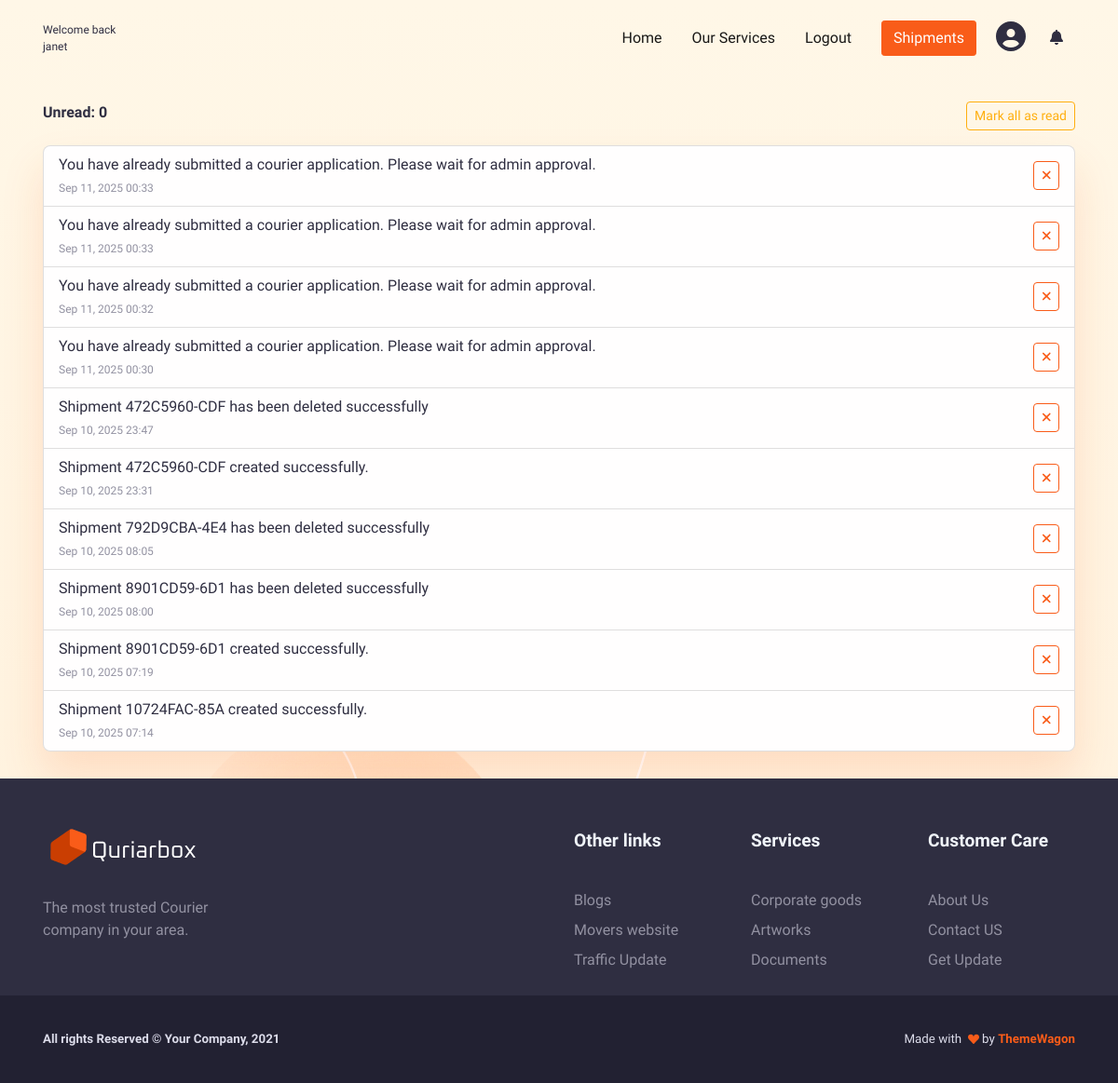
The app's page /notifications/ (signed in), older data.
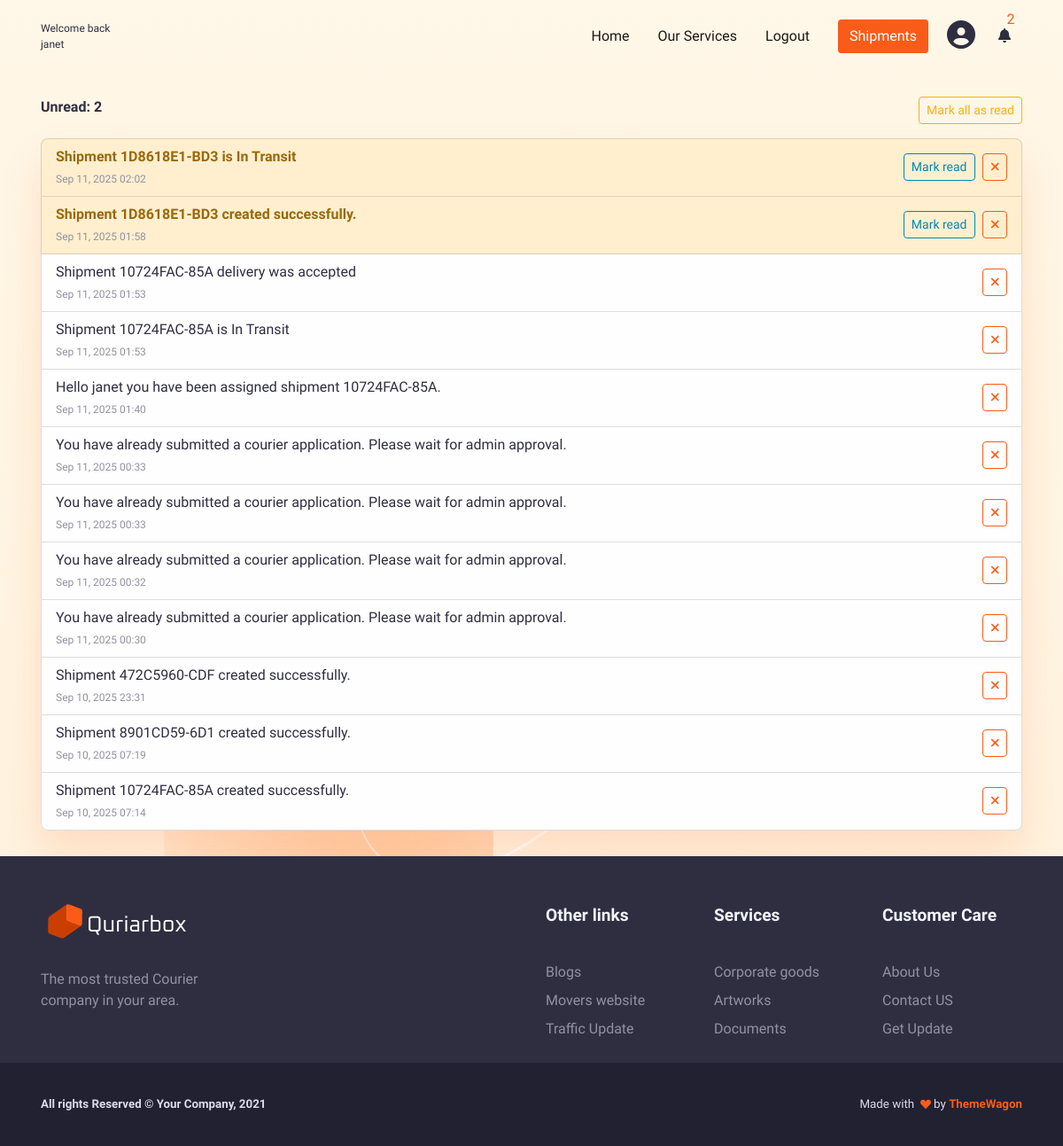
The same page, newer data.
### notifications/models.py (models this page shows, shortened)
class Notification(models.Model):
    recipient = models.ForeignKey(User,on_delete=models.CASCADE,related_name="notifications")
    message = models.TextField()
    link = models.URLField(blank=True, null=True)
    is_read = models.BooleanField(default=False)
    created_at = models.DateTimeField(auto_now_add=True)
    class Meta:
        ordering = ["-created_at"]

### notifications/views.py (the view)
# urls.py: path("", NotificationListView.as_view(), name="list"),
class NotificationListView(LoginRequiredMixin, ListView):
    login_url= "users:login"
    model = Notification
    template_name = "notifications/list.html"
    context_object_name = "notifications"
    paginate_by = 25
    def get_queryset(self):
        qs = Notification.objects.filter(recipient=self.request.user).order_by("-created_at")
        return qs
    def get_context_data(self, **kwargs):
        context = super().get_context_data(**kwargs)
        context["unread_count"] = Notification.objects.filter(recipient=self.request.user, is_read=False).count()
        return context

### notifications/context_processor.py (called while the page is built)
def notifications_count(request):
    if not request.user.is_authenticated:
        return {}
    unread_count = Notification.objects.filter(recipient=request.user,is_read=False).count()
    recent = Notification.objects.filter(recipient=request.user)[:6]
    return {
        "unread_notification_count": unread_count,
        "recent_notifications": recent}

### notifications/templates/notifications/list.html (shortened to what this page needs)
{% extends "base.html" %}
{% load static %}
{% block content %}
<div class="container py-4">
  <div class="d-flex justify-content-between mb-3 mt-7">
    <span class="fw-bold">Unread: {{ unread_count }}</span>
    <form method="post" action="{% url 'notifications:mark_all_read' %}">
      <button class="btn btn-sm btn-outline-warning">Mark all as read</button>
    </form>
  </div>
  <ul class="list-group shadow-sm">
    {% for n in notifications %}
      <li class="list-group-item d-flex justify-content-between align-items-center
          {% if not n.is_read %}list-group-item-warning{% endif %}">
        <div class="me-3">
          <div class="{% if not n.is_read %}fw-bold{% endif %}">
            {{ n.message }}
          </div>
          <small class="text-muted">{{ n.created_at|date:"M d, Y H:i" }}</small>
        </div>
        <div class="d-flex">
          {% if not n.is_read %}
          <a href="{% url 'notifications:mark_as_read' n.id %}"
             class="btn btn-sm btn-outline-secondary me-2">
            Mark read
          </a>
          {% endif %}
          <a href="{% url 'notifications:delete' n.id %}"
             class="btn btn-sm btn-outline-danger" title="Delete">
            <i class="fas fa-times"></i>
          </a>
        </div>
      </li>
    {% empty %}
      <li class="list-group-item">No notifications yet.</li>
    {% endfor %}
  </ul>
</div>
{% endblock %}

### templates/base.html
{% include 'includes/_header.html' %}
{% include 'includes/_navbar.html' %}
<main>
    {% block content %}
    {% endblock %}
</main>
{% include 'includes/_link_section.html' %}
{% include 'includes/_footer.html' %}

### templates/includes/_header.html (shortened to what this page needs)
{% load static %}
<!DOCTYPE html>
<html lang="en-US" dir="ltr">
  <head>
    <link href="{% static 'css/theme.css' %}" rel="stylesheet" />
  </head>
   <body>

### templates/includes/_navbar.html (shortened to what this page needs)
  {% load static %}
    <main class="main" id="top">
      <nav class="navbar navbar-expand-lg navbar-light fixed-top py-3 d-block" data-navbar-on-scroll="data-navbar-on-scroll">
        <div class="container">
           {% if request.user.is_authenticated %}
                <span style="font-size:12px"> Welcome back <br/> {{ request.user.username }} </span>
            {% else %}
          <a class="navbar-brand" href="#"><img src="{% static 'img/gallery/logo.png' %}" height="45" alt="logo" /></a>
              {% endif %}
          <div class="collapse navbar-collapse border-top border-lg-0 mt-4 mt-lg-0" id="navbarSupportedContent">
            <ul class="navbar-nav ms-auto pt-2 pt-lg-0 font-base">
              <li class="nav-item px-2">
                <a class="nav-link" aria-current="page" href="{% url 'home'%}">Home</a>
              </li>
              <li class="nav-item px-2">
                <a class="nav-link" href="#services">Our Services
                </a>
              </li>
              <li class="nav-item px-2">
                {% if request.user.is_authenticated %}
                  <a class="nav-link" href="{% url 'users:logout' %}">Logout</a>
                {% else %}
                  <a class="nav-link" href="{% url 'users:login' %}">Login</a>
                {% endif %}
              </li>
            </ul>
            {% if request.user.is_authenticated %}
              {% if request.user.profile.role == 'customer'%}
                  <a class="btn btn-primary order-1 order-lg-0 ms-lg-3" href="{% url 'shipments:list' %}">Shipments</a>
              {% elif request.user.profile.role == "courier" %}
                  <a class="btn btn-primary order-1 order-lg-0 ms-lg-3" href="{% url 'delivery:list' %}">Assigned deliveries</a>
              {% elif request.user.profile.role == "admin" %}
                  <a class="btn btn-primary order-1 order-lg-0 ms-lg-3" href="/admin">Admin panel</a>
              {% endif %}
               <a class="btn  ms-2" href="{% url 'users:profile' %}"><i class="fas fa-2x fa-user-circle "></i>
              </a>
            {% else %}
              <a class="btn btn-primary order-1 order-lg-0 ms-lg-3" href="{% url 'users:register' %}">Register</a>
            {% endif %}
            <li class="nav-item dropdown list-unstyled">
            <a class="btn" href="#" id="navbarDropdownNotifications" role="button"
              data-bs-toggle="dropdown" aria-expanded="false">
              <i class="fas fa-bell fa-1x"></i>
              {% if unread_notification_count > 0 %}
                 <span class="text-primary position-absolute top-0 start-90 translate-middle">
                  {{ unread_notification_count }}
                 </span>
              {% endif %}
            </a>
          </li>
          </div>
        </div>
      </nav>

### templates/includes/_link_section.html
     {% load static %}
      <section class="bg-900 pb-0 pt-5">
        <div class="container">
          <div class="row">
            <div class="col-12 col-sm-12 col-lg-6 mb-4 order-0 order-sm-0"><a class="text-decoration-none" href="#"><img src="{% static 'img/gallery/footer-logo.png' %}" height="51" alt="" /></a>
              <p class="text-500 my-4">The most trusted Courier<br />company in your area.</p>
            </div>
            <div class="col-6 col-sm-4 col-lg-2 mb-3 order-2 order-sm-1">
              <h5 class="lh-lg fw-bold mb-4 text-light font-sans-serif">Other links </h5>
              <ul class="list-unstyled mb-md-4 mb-lg-0">
                <li class="lh-lg"><a class="text-500" href="#!">Blogs</a></li>
                <li class="lh-lg"><a class="text-500" href="#!">Movers website</a></li>
                <li class="lh-lg"><a class="text-500" href="#!">Traffic Update</a></li>
              </ul>
            </div>
            <div class="col-6 col-sm-4 col-lg-2 mb-3 order-3 order-sm-2">
              <h5 class="lh-lg fw-bold text-light mb-4 font-sans-serif">Services</h5>
              <ul class="list-unstyled mb-md-4 mb-lg-0">
                <li class="lh-lg"><a class="text-500" href="#!">Corporate goods</a></li>
                <li class="lh-lg"><a class="text-500" href="#!">Artworks</a></li>
                <li class="lh-lg"><a class="text-500" href="#!">Documents</a></li>
              </ul>
            </div>
            <div class="col-6 col-sm-4 col-lg-2 mb-3 order-3 order-sm-2">
              <h5 class="lh-lg fw-bold text-light mb-4 font-sans-serif"> Customer Care</h5>
              <ul class="list-unstyled mb-md-4 mb-lg-0">
                <li class="lh-lg"><a class="text-500" href="#!">About Us</a></li>
                <li class="lh-lg"><a class="text-500" href="#!">Contact US</a></li>
                <li class="lh-lg"><a class="text-500" href="#!">Get Update</a></li>
              </ul>
            </div>
          </div>
        </div>
      </section>

### templates/includes/_footer.html (shortened to what this page needs)
{% load static %}
      <section class="py-0 bg-1000">
        <div class="container">
          <div class="row justify-content-md-between justify-content-evenly py-4">
            <div class="col-12 col-sm-8 col-md-6 col-lg-auto text-center text-md-start">
              <p class="fs--1 my-2 fw-bold text-200">All rights Reserved &copy; Your Company, 2021</p>
            </div>
            <div class="col-12 col-sm-8 col-md-6">
              <p class="fs--1 my-2 text-center text-md-end text-200"> Made with&nbsp;
                <svg class="bi bi-suit-heart-fill" xmlns="http://www.w3.org/2000/svg" width="12" height="12" fill="#F95C19" viewBox="0 0 16 16">
                  <path d="M4 1c2.21 0 4 1.755 4 3.92C8 2.755 9.79 1 12 1s4 1.755 4 3.92c0 3.263-3.234 4.414-7.608 9.608a.513.513 0 0 1-.784 0C3.234 9.334 0 8.183 0 4.92 0 2.755 1.79 1 4 1z"></path>
                </svg>&nbsp;by&nbsp;<a class="fw-bold text-primary" href="https://themewagon.com/" target="_blank">ThemeWagon </a>
              </p>
            </div>
          </div>
        </div>
      </section>
    </main>
  </body>
</html>

Row changes from the older to the newer data that the page shows:
removed Notification: message "Shipment 472C5960-CDF has been deleted successfully", created_at "Sep 10, 2025 23:47"
removed Notification: message "Shipment 792D9CBA-4E4 has been deleted successfully", created_at "Sep 10, 2025 08:05"
removed Notification: message "Shipment 8901CD59-6D1 has been deleted successfully", created_at "Sep 10, 2025 08:00"
added Notification: message "Shipment 1D8618E1-BD3 is In Transit", created_at "Sep 11, 2025 02:02", is_read "Mark read"
added Notification: message "Shipment 1D8618E1-BD3 created successfully.", created_at "Sep 11, 2025 01:58", is_read "Mark read"
added Notification: message "Shipment 10724FAC-85A delivery was accepted", created_at "Sep 11, 2025 01:53"
added Notification: message "Shipment 10724FAC-85A is In Transit", created_at "Sep 11, 2025 01:53"
added Notification: message "Hello janet you have been assigned shipment 10724FAC-85A.", created_at "Sep 11, 2025 01:40"
Text that changed along with them:
{{ unread_notification_count }}: (not shown) → "2"
{{ unread_count }}: "0" → "2"
